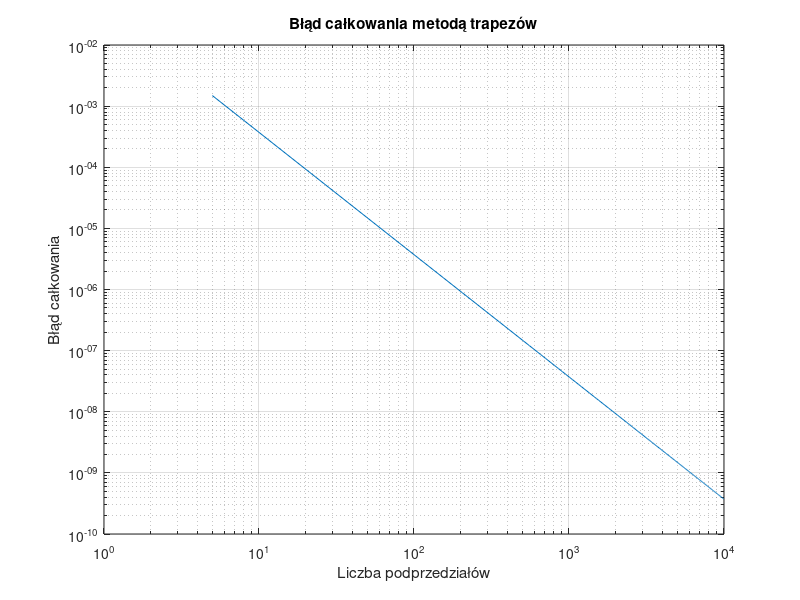

Write MATLAB code to recreate this figure.
function [integration_error, Nt, ft_5, integral_1000] = zadanie2()
    mu = 10;
    sigma = 3;
    reference_value = 0.0473612919396179;
    Nt = 5:50:10000;
    integration_error = zeros(1, length(Nt));

    ft_5 = failure_density_function(5, mu, sigma);
    integral_1000 = trapezoidal_integration(@(t) failure_density_function(t, mu, sigma), 0, 5, 1000);

    for i = 1:length(Nt)
        integration_result = trapezoidal_integration(@(t) failure_density_function(t, mu, sigma), 0, 5, Nt(i));
        integration_error(i) = abs(integration_result - reference_value);
    end

    figure;
    loglog(Nt, integration_error);
    xlabel('Liczba podprzedziałów');
    ylabel('Błąd całkowania');
    title('Błąd całkowania metodą trapezów');
    grid on;
    saveas(gcf, 'zadanie2.png');
end

function ft = failure_density_function(t, mu, sigma)
    ft = (1 / (sigma * sqrt(2 * pi))) * exp(-((t - mu).^2) / (2 * sigma^2));
end

function integral = trapezoidal_integration(func, a, b, N)
    x = linspace(a, b, N+1);
    dx = (b - a) / N;
    y = func(x);
    integral = (dx / 2) * (y(1) + 2 * sum(y(2:end-1)) + y(end));
end
